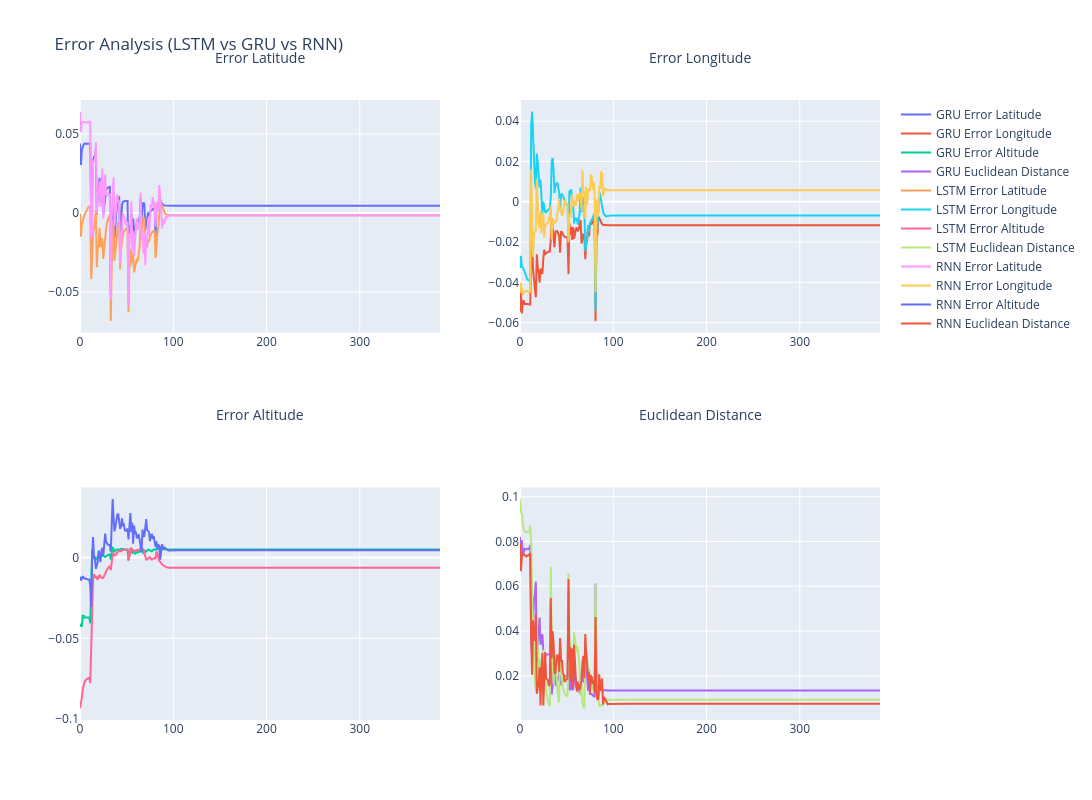

The code cell stored with this chart in its notebook:
### Code cell
fig = make_subplots(
    rows=2, cols=2,
    subplot_titles=('Error Latitude', 'Error Longitude', 'Error Altitude', 'Euclidean Distance')
)

# Add traces for GRU errors
fig.add_trace(go.Scatter(y=error_df_gru['Error Latitude'], mode='lines', name='GRU Error Latitude'), row=1, col=1)
fig.add_trace(go.Scatter(y=error_df_gru['Error Longitude'], mode='lines', name='GRU Error Longitude'), row=1, col=2)
fig.add_trace(go.Scatter(y=error_df_gru['Error Altitude'], mode='lines', name='GRU Error Altitude'), row=2, col=1)
fig.add_trace(go.Scatter(y=error_df_gru['Euclidean Distance'], mode='lines', name='GRU Euclidean Distance'), row=2, col=2)

# Add traces for LSTM errors
fig.add_trace(go.Scatter(y=error_df_lstm['Error Latitude'], mode='lines', name='LSTM Error Latitude'), row=1, col=1)
fig.add_trace(go.Scatter(y=error_df_lstm['Error Longitude'], mode='lines', name='LSTM Error Longitude'), row=1, col=2)
fig.add_trace(go.Scatter(y=error_df_lstm['Error Altitude'], mode='lines', name='LSTM Error Altitude'), row=2, col=1)
fig.add_trace(go.Scatter(y=error_df_lstm['Euclidean Distance'], mode='lines', name='LSTM Euclidean Distance'), row=2, col=2)

# Add traces for RNN errors
fig.add_trace(go.Scatter(y=error_df_rnn['Error Latitude'], mode='lines', name='RNN Error Latitude'), row=1, col=1)
fig.add_trace(go.Scatter(y=error_df_rnn['Error Longitude'], mode='lines', name='RNN Error Longitude'), row=1, col=2)
fig.add_trace(go.Scatter(y=error_df_rnn['Error Altitude'], mode='lines', name='RNN Error Altitude'), row=2, col=1)
fig.add_trace(go.Scatter(y=error_df_rnn['Euclidean Distance'], mode='lines', name='RNN Euclidean Distance'), row=2, col=2)

fig.update_layout(
    height=800, 
    width=1600, 
    title_text="Error Analysis (LSTM vs GRU vs RNN)",
    annotations=[
        dict(
            x=0.225, y=1.05,
            xref='paper', yref='paper',
            text='Error Latitude',
            showarrow=False,
            font=dict(size=14)
        ),
        dict(
            x=0.775, y=1.05,
            xref='paper', yref='paper',
            text='Error Longitude',
            showarrow=False,
            font=dict(size=14)
        ),
        dict(
            x=0.225, y=0.475,
            xref='paper', yref='paper',
            text='Error Altitude',
            showarrow=False,
            font=dict(size=14)
        ),
        dict(
            x=0.775, y=0.475,
            xref='paper', yref='paper',
            text='Euclidean Distance',
            showarrow=False,
            font=dict(size=14)
        )
    ]
)
fig.show()

### Figure 1 — Plotly figure (JSON) as saved in the notebook; plotly's stock layout.template omitted (floating-point values rounded to 4 significant figures; data arrays with more than 128 entries replaced by an {"elided": "..."} marker saying what was removed)
{"data": [{"mode": "lines", "name": "GRU Error Latitude", "type": "scatter", "xaxis": "x", "y": {"elided": "387 float values"}, "yaxis": "y"}, {"mode": "lines", "name": "GRU Error Longitude", "type": "scatter", "xaxis": "x2", "y": {"elided": "387 float values"}, "yaxis": "y2"}, {"mode": "lines", "name": "GRU Error Altitude", "type": "scatter", "xaxis": "x3", "y": {"elided": "387 float values"}, "yaxis": "y3"}, {"mode": "lines", "name": "GRU Euclidean Distance", "type": "scatter", "xaxis": "x4", "y": {"elided": "387 float values"}, "yaxis": "y4"}, {"mode": "lines", "name": "LSTM Error Latitude", "type": "scatter", "xaxis": "x", "y": {"elided": "387 float values"}, "yaxis": "y"}, {"mode": "lines", "name": "LSTM Error Longitude", "type": "scatter", "xaxis": "x2", "y": {"elided": "387 float values"}, "yaxis": "y2"}, {"mode": "lines", "name": "LSTM Error Altitude", "type": "scatter", "xaxis": "x3", "y": {"elided": "387 float values"}, "yaxis": "y3"}, {"mode": "lines", "name": "LSTM Euclidean Distance", "type": "scatter", "xaxis": "x4", "y": {"elided": "387 float values"}, "yaxis": "y4"}, {"mode": "lines", "name": "RNN Error Latitude", "type": "scatter", "xaxis": "x", "y": {"elided": "387 float values"}, "yaxis": "y"}, {"mode": "lines", "name": "RNN Error Longitude", "type": "scatter", "xaxis": "x2", "y": {"elided": "387 float values"}, "yaxis": "y2"}, {"mode": "lines", "name": "RNN Error Altitude", "type": "scatter", "xaxis": "x3", "y": {"elided": "387 float values"}, "yaxis": "y3"}, {"mode": "lines", "name": "RNN Euclidean Distance", "type": "scatter", "xaxis": "x4", "y": {"elided": "387 float values"}, "yaxis": "y4"}], "layout": {"annotations": [{"font": {"size": 14}, "showarrow": false, "text": "Error Latitude", "x": 0.225, "xanchor": "center", "xref": "paper", "y": 1.05, "yanchor": "bottom", "yref": "paper"}, {"font": {"size": 14}, "showarrow": false, "text": "Error Longitude", "x": 0.775, "xanchor": "center", "xref": "paper", "y": 1.05, "yanchor": "bottom", "yref": "paper"}, {"font": {"size": 14}, "showarrow": false, "text": "Error Altitude", "x": 0.225, "xanchor": "center", "xref": "paper", "y": 0.475, "yanchor": "bottom", "yref": "paper"}, {"font": {"size": 14}, "showarrow": false, "text": "Euclidean Distance", "x": 0.775, "xanchor": "center", "xref": "paper", "y": 0.475, "yanchor": "bottom", "yref": "paper"}], "height": 800, "title": {"text": "Error Analysis (LSTM vs GRU vs RNN)"}, "width": 1600, "xaxis": {"anchor": "y", "domain": [0, 0.45]}, "xaxis2": {"anchor": "y2", "domain": [0.55, 1]}, "xaxis3": {"anchor": "y3", "domain": [0, 0.45]}, "xaxis4": {"anchor": "y4", "domain": [0.55, 1]}, "yaxis": {"anchor": "x", "domain": [0.625, 1]}, "yaxis2": {"anchor": "x2", "domain": [0.625, 1]}, "yaxis3": {"anchor": "x3", "domain": [0, 0.375]}, "yaxis4": {"anchor": "x4", "domain": [0, 0.375]}}}
